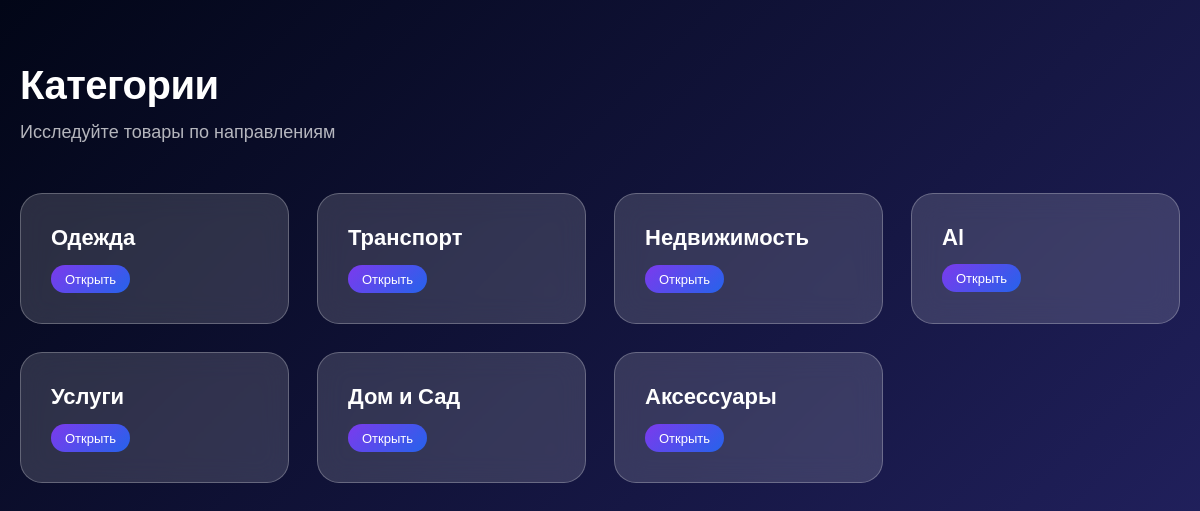
The page /category/ on the database its author committed.
### lalafo_app/models.py (models this page shows, shortened)
class Category(models.Model):
    category_name = models.CharField(max_length=32, unique=True)

### lalafo_app/views.py (the view)
# urls.py: path('category/', CategoryViews.as_view(), name='categories'),
class CategoryViews(ListView):
    queryset = Category.objects.all()
    context_object_name = 'categories'
    template_name = 'category_list.html'

### lalafo_app/templates/category_list.html (shortened to what this page needs)
<!DOCTYPE html>
<html lang="ru">
<head>
</head>
<body>
<div class="container">
    <header>
        <h1>Категории</h1>
        <p class="subtitle">Исследуйте товары по направлениям</p>
    </header>
    {% if categories %}
        <div class="grid">
            {% for category in categories %}
                <div class="card"
                     onmousemove="this.style.setProperty('--x', event.offsetX + 'px');
                                  this.style.setProperty('--y', event.offsetY + 'px');">
                    <div class="category-name">
                        {{ category.category_name }}
                    </div>
                    <span class="badge">Открыть</span>
                </div>
            {% endfor %}
        </div>
    {% else %}
        <div class="empty">
            Пока нет категорий
        </div>
    {% endif %}
</div>
</body>
</html>

### lalafo_app/templates/category_list.html (style rules this page uses)
:root { --glass-bg: rgba(255, 255, 255, 0.15); --glass-border: rgba(255, 255, 255, 0.25); --text-main: #ffffff; --text-muted: rgba(255, 255, 255, 0.7); --accent: #7c3aed; }
* { margin: 0; padding: 0; box-sizing: border-box; font-family: 'Inter', sans-serif; }
body { min-height: 100vh; background: linear-gradient(-45deg, #0f172a, #1e293b, #312e81, #020617); background-size: 400% 400%; animation: gradient 15s ease infinite; padding: 60px 20px; color: var(--text-main); }
.container { max-width: 1200px; margin: 0 auto; }
header { margin-bottom: 50px; }
h1 { font-size: 40px; font-weight: 700; letter-spacing: -0.5px; }
.subtitle { margin-top: 12px; font-size: 18px; color: var(--text-muted); }
.grid { display: grid; grid-template-columns: repeat(auto-fill, minmax(260px, 1fr)); gap: 28px; }
.card { position: relative; background: var(--glass-bg); border: 1px solid var(--glass-border); border-radius: 22px; padding: 30px; backdrop-filter: blur(14px); -webkit-backdrop-filter: blur(14px); transition: all 0.35s ease; overflow: hidden; cursor: pointer; animation: fadeUp 0.6s ease forwards; }
.card::before { content: ''; position: absolute; inset: 0; background: radial-gradient( 600px circle at var(--x, 50%) var(--y, 50%), rgba(124, 58, 237, 0.25), transparent 40% ); opacity: 0; transition: opacity 0.3s ease; }
.category-name { font-size: 22px; font-weight: 600; margin-bottom: 14px; }
.badge { display: inline-block; font-size: 13px; padding: 6px 14px; border-radius: 999px; background: linear-gradient(135deg, #7c3aed, #2563eb); color: #fff; font-weight: 500; }

### rows shown on the page
Category: category_name "Одежда"
Category: category_name "Транспорт"
Category: category_name "Недвижимость"
Category: category_name "AI"
Category: category_name "Услуги"
Category: category_name "Дом и Сад"
Category: category_name "Аксессуары"
